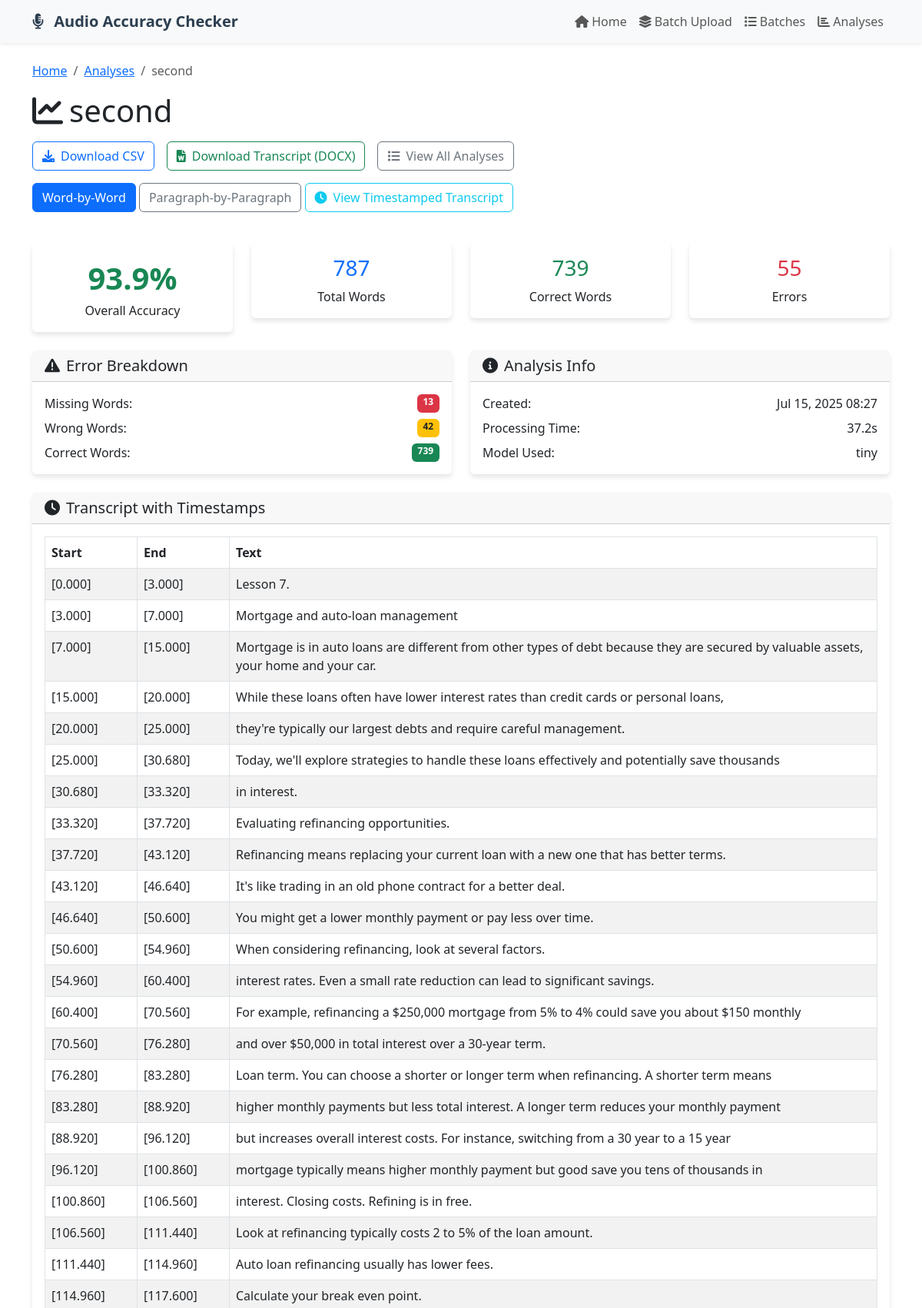
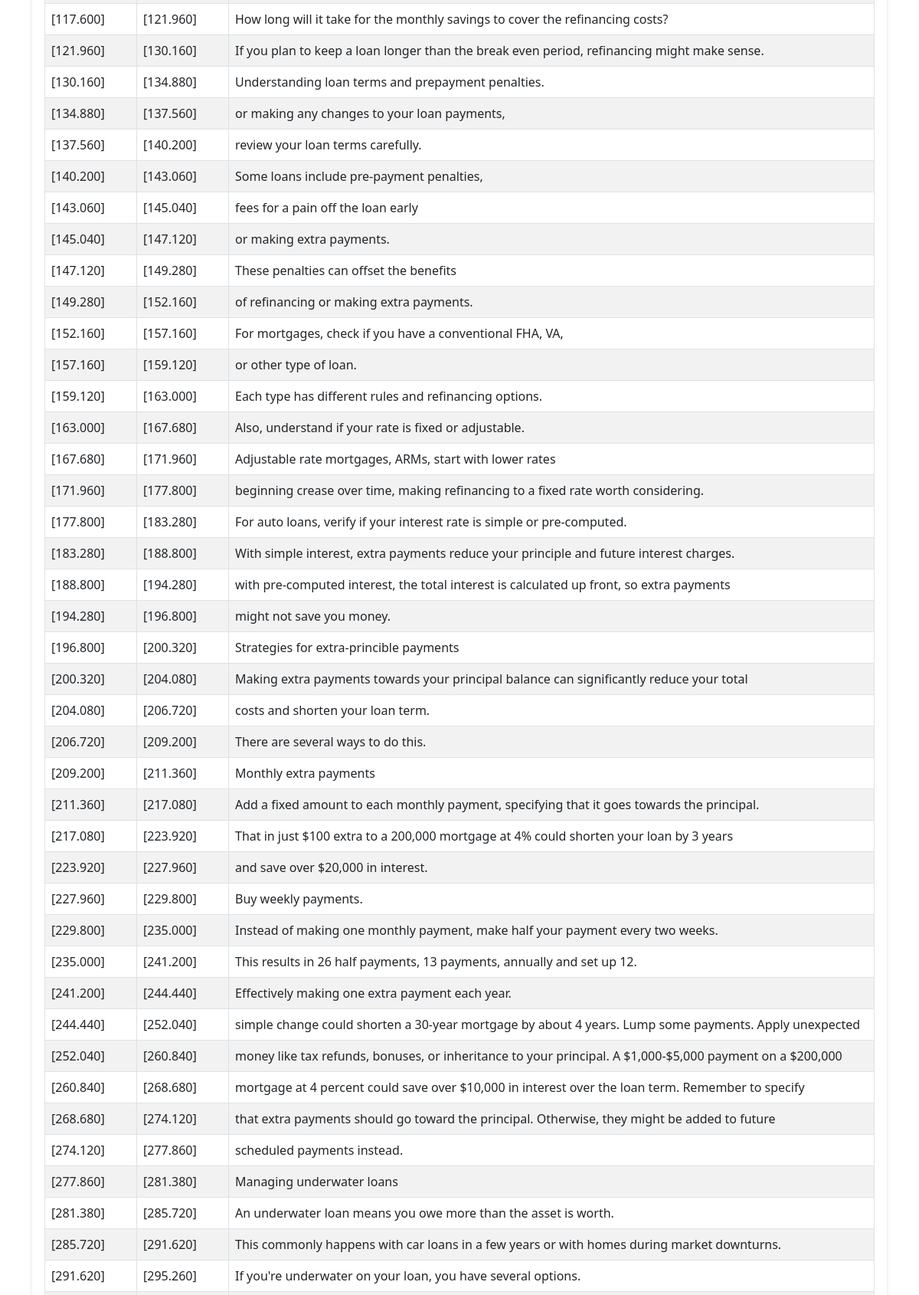
Page /analysis/45/ (upper part) on the committed database (2 pictures, top to bottom).
### audio_checker/models.py (models this page shows, shortened)
class AudioAnalysis(models.Model):
    title = models.CharField(max_length=200)
    script_file = models.FileField(upload_to='scripts/')
    audio_file = models.FileField(upload_to='audio/')
    created_at = models.DateTimeField(auto_now_add=True)
    updated_at = models.DateTimeField(auto_now=True)
    user = models.ForeignKey(User, on_delete=models.CASCADE, null=True, blank=True)
    batch = models.ForeignKey(BatchUpload, on_delete=models.CASCADE, related_name='analyses', null=True, blank=True)
    accuracy_score = models.FloatField(null=True, blank=True)
    total_words = models.IntegerField(default=0)
    correct_words = models.IntegerField(default=0)
    missing_words = models.IntegerField(default=0)
    wrong_words = models.IntegerField(default=0)

### audio_checker/views.py (the view, shortened to what this page needs)
# urls.py: path('analysis/<int:analysis_id>/', views.analysis_detail, name='analysis_detail'),
def analysis_detail(request, analysis_id):
    print("[DEBUG] analysis_detail called")
    analysis = get_object_or_404(AudioAnalysis, id=analysis_id)
    result = None
    segments = []
    try:
        result = analysis.detailed_result
        print(f"[DEBUG] AnalysisResult found: {result}")
        if hasattr(result, 'segments') and result.segments:
            segments = result.segments
        else:
            pass
    except Exception as e:
        print(f"[DEBUG] No AnalysisResult: {e}")
    mode = request.GET.get('mode', 'word')
    paragraph_results = None
    if analysis.accuracy_score == -1:
        messages.error(request, 'Analysis failed. Please try again with a smaller file or different format.')
        return redirect('audio_checker:home')
    comparisons = analysis.word_comparisons.all()
    paginator = Paginator(comparisons, 50)
    page_number = request.GET.get('page')
    page_obj = paginator.get_page(page_number)
    context = {
        'analysis': analysis,
        'page_obj': page_obj,
        'comparisons': page_obj,
        'mode': mode,
        'paragraph_results': paragraph_results,
        'segments': segments,
    }
    return render(request, 'audio_checker/analysis_detail.html', context)

### audio_checker/models.py (called while the page is built)
    def __str__(self):
        return f"Result for {self.analysis.title}"

### audio_checker/templates/audio_checker/analysis_detail.html (shortened to what this page needs)
{% extends 'audio_checker/base.html' %}
{% block content %}
<div class="container mt-4">
    <div class="row mb-4">
        <div class="col">
            <nav aria-label="breadcrumb">
                <ol class="breadcrumb">
                    <li class="breadcrumb-item"><a href="{% url 'audio_checker:home' %}">Home</a></li>
                    <li class="breadcrumb-item"><a href="{% url 'audio_checker:analysis_list' %}">Analyses</a></li>
                    <li class="breadcrumb-item active">{{ analysis.title }}</li>
                </ol>
            </nav>
            <h1 class="mb-3">
                <i class="fas fa-chart-line me-2"></i>{{ analysis.title }}
            </h1>
            <div class="d-flex gap-3 mb-3">
                <a href="{% url 'audio_checker:download_results' analysis.id %}" class="btn btn-outline-primary">
                    <i class="fas fa-download me-2"></i>Download CSV
                </a>
                <a href="{% url 'audio_checker:download_transcript_docx' analysis.id %}" class="btn btn-outline-success">
                    <i class="fas fa-file-word me-2"></i>Download Transcript (DOCX)
                </a>
                <a href="{% url 'audio_checker:analysis_list' %}" class="btn btn-outline-secondary">
                    <i class="fas fa-list me-2"></i>View All Analyses
                </a>
            </div>
            <div class="mb-3">
                <a href="?mode=word" class="btn btn-outline-primary {% if mode == 'word' %}active{% endif %}">Word-by-Word</a>
                <a href="?mode=paragraph" class="btn btn-outline-secondary {% if mode == 'paragraph' %}active{% endif %}">Paragraph-by-Paragraph</a>
                <a href="{% url 'audio_checker:transcript_segments' analysis.id %}" class="btn btn-outline-info">
                    <i class="fas fa-clock me-2"></i>View Timestamped Transcript
                </a>
            </div>
        </div>
    </div>
    <div id="results-section" style="display: none;">
        <div class="row mb-4">
            <div class="col-md-3">
                <div class="card text-center">
                    <div class="card-body">
                        <div class="accuracy-score text-success" id="accuracy-score">
                            {{ analysis.accuracy_score|floatformat:1 }}%
                        </div>
                        <p class="card-text">Overall Accuracy</p>
                    </div>
                </div>
            </div>
            <div class="col-md-3">
                <div class="card text-center">
                    <div class="card-body">
                        <div class="h3 text-primary">{{ analysis.total_words }}</div>
                        <p class="card-text">Total Words</p>
                    </div>
                </div>
            </div>
            <div class="col-md-3">
                <div class="card text-center">
                    <div class="card-body">
                        <div class="h3 text-success">{{ analysis.correct_words }}</div>
                        <p class="card-text">Correct Words</p>
                    </div>
                </div>
            </div>
            <div class="col-md-3">
                <div class="card text-center">
                    <div class="card-body">
                        <div class="h3 text-danger">{{ analysis.missing_words|add:analysis.wrong_words }}</div>
                        <p class="card-text">Errors</p>
                    </div>
                </div>
            </div>
        </div>
        <div class="row mb-4">
            <div class="col-md-6">
                <div class="card">
                    <div class="card-header">
                        <h5 class="mb-0"><i class="fas fa-exclamation-triangle me-2"></i>Error Breakdown</h5>
                    </div>
                    <div class="card-body">
                        <div class="d-flex justify-content-between mb-2">
                            <span>Missing Words:</span>
                            <span class="badge bg-danger">{{ analysis.missing_words }}</span>
                        </div>
                        <div class="d-flex justify-content-between mb-2">
                            <span>Wrong Words:</span>
                            <span class="badge bg-warning text-dark">{{ analysis.wrong_words }}</span>
                        </div>
                        <div class="d-flex justify-content-between">
                            <span>Correct Words:</span>
                            <span class="badge bg-success">{{ analysis.correct_words }}</span>
                        </div>
                    </div>
                </div>
            </div>
            <div class="col-md-6">
                <div class="card">
                    <div class="card-header">
                        <h5 class="mb-0"><i class="fas fa-info-circle me-2"></i>Analysis Info</h5>
                    </div>
                    <div class="card-body">
                        <div class="d-flex justify-content-between mb-2">
                            <span>Created:</span>
                            <span>{{ analysis.created_at|date:"M d, Y H:i" }}</span>
                        </div>
                        <div class="d-flex justify-content-between mb-2">
                            <span>Processing Time:</span>
                            <span id="processing-time">-</span>
                        </div>
                        <div class="d-flex justify-content-between">
                            <span>Model Used:</span>
                            <span id="whisper-model">-</span>
                        </div>
                    </div>
                </div>
            </div>
        </div>
        {% if mode == 'word' %}
        {% if segments %}
        <div class="card mb-4">
            <div class="card-header">
                <h5 class="mb-0"><i class="fas fa-clock me-2"></i>Transcript with Timestamps</h5>
            </div>
            <div class="card-body">
                <div class="table-responsive">
                    <table class="table table-striped table-bordered">
                        <thead>
                            <tr>
                                <th style="width: 120px;">Start</th>
                                <th style="width: 120px;">End</th>
                                <th>Text</th>
                            </tr>
                        </thead>
                        <tbody>
                            {% for seg in segments %}
                            <tr>
                                <td>[{{ seg.start|floatformat:3 }}]</td>
                                <td>[{{ seg.end|floatformat:3 }}]</td>
                                <td>{{ seg.text }}</td>
                            </tr>
                            {% endfor %}
                        </tbody>
                    </table>
                </div>
            </div>
        </div>
        {% endif %}
        {% endif %}
    </div>
</div>
{% endblock %}

### audio_checker/templates/audio_checker/base.html (style rules this page uses)
.card { border: none; box-shadow: 0 4px 6px rgba(0, 0, 0, 0.1); transition: transform 0.2s; }
.accuracy-score { font-size: 2.5rem; font-weight: bold; }

### rows in the picture
AudioAnalysis: title "second", accuracy_score "93.9", total_words "787", correct_words "739", missing_words|add "55", missing_words "13", wrong_words "42", created_at "Jul 15, 2025 08:27"

### other values in the picture
{{ seg.start|floatformat:3 }} "0.000" "3.000" "7.000" "15.000" "20.000" "25.000" "30.680" "33.320" "37.720" "43.120" "46.640" "50.600" "54.960" "60.400" "70.560" "76.280" "83.280" "88.920" "96.120" "100.860" "106.560" "111.440" "114.960" "117.600" "121.960" "130.160" "134.880" "137.560" "140.200" "143.060" "145.040" "147.120" "149.280" "152.160" "157.160" "159.120" "163.000" "167.680" "171.960" "177.800" "183.280" "188.800" "194.280" "196.800" "200.320" "204.080" "206.720" "209.200" "211.360" "217.080" "223.920" "227.960" "229.800" "235.000" "241.200" "244.440" "252.040" "260.840" "268.680" "274.120" "277.860" "281.380" "285.720" "291.620"
{{ seg.end|floatformat:3 }} "3.000" "7.000" "15.000" "20.000" "25.000" "30.680" "33.320" "37.720" "43.120" "46.640" "50.600" "54.960" "60.400" "70.560" "76.280" "83.280" "88.920" "96.120" "100.860" "106.560" "111.440" "114.960" "117.600" "121.960" "130.160" "134.880" "137.560" "140.200" "143.060" "145.040" "147.120" "149.280" "152.160" "157.160" "159.120" "163.000" "167.680" "171.960" "177.800" "183.280" "188.800" "194.280" "196.800" "200.320" "204.080" "206.720" "209.200" "211.360" "217.080" "223.920" "227.960" "229.800" "235.000" "241.200" "244.440" "252.040" "260.840" "268.680" "274.120" "277.860" "281.380" "285.720" "291.620" "295.260"
{{ seg.text }} "Lesson 7." "Mortgage and auto-loan management" "Mortgage is in auto loans are different from other types of debt because they are secured by valuable assets, your home and your car." "While these loans often have lower interest rates than credit cards or personal loans," "they're typically our largest debts and require careful management." "Today, we'll explore strategies to handle these loans effectively and potentially save thousands" "in interest." "Evaluating refinancing opportunities." "Refinancing means replacing your current loan with a new one that has better terms." "It's like trading in an old phone contract for a better deal." "You might get a lower monthly payment or pay less over time." "When considering refinancing, look at several factors." "interest rates. Even a small rate reduction can lead to significant savings." "For example, refinancing a $250,000 mortgage from 5% to 4% could save you about $150 monthly" "and over $50,000 in total interest over a 30-year term." "Loan term. You can choose a shorter or longer term when refinancing. A shorter term means" "higher monthly payments but less total interest. A longer term reduces your monthly payment" "but increases overall interest costs. For instance, switching from a 30 year to a 15 year" "mortgage typically means higher monthly payment but good save you tens of thousands in" "interest. Closing costs. Refining is in free." "Look at refinancing typically costs 2 to 5% of the loan amount." "Auto loan refinancing usually has lower fees." "Calculate your break even point." "How long will it take for the monthly savings to cover the refinancing costs?" "If you plan to keep a loan longer than the break even period, refinancing might make sense." "Understanding loan terms and prepayment penalties." "or making any changes to your loan payments," "review your loan terms carefully." "Some loans include pre-payment penalties," "fees for a pain off the loan early" "or making extra payments." "These penalties can offset the benefits" "of refinancing or making extra payments." "For mortgages, check if you have a conventional FHA, VA," "or other type of loan." "Each type has different rules and refinancing options." "Also, understand if your rate is fixed or adjustable." "Adjustable rate mortgages, ARMs, start with lower rates" "beginning crease over time, making refinancing to a fixed rate worth considering." "For auto loans, verify if your interest rate is simple or pre-computed." "With simple interest, extra payments reduce your principle and future interest charges." "with pre-computed interest, the total interest is calculated up front, so extra payments" "might not save you money." "Strategies for extra-princible payments" "Making extra payments towards your principal balance can significantly reduce your total" "costs and shorten your loan term." "There are several ways to do this." "Monthly extra payments" "Add a fixed amount to each monthly payment, specifying that it goes towards the principal." "That in just $100 extra to a 200,000 mortgage at 4% could shorten your loan by 3 years" "and save over $20,000 in interest." "Buy weekly payments." "Instead of making one monthly payment, make half your payment every two weeks." "This results in 26 half payments, 13 payments, annually and set up 12." "Effectively making one extra payment each year." "simple change could shorten a 30-year mortgage by about 4 years. Lump some payments. Apply unexpected" "money like tax refunds, bonuses, or inheritance to your principal. A $1,000-$5,000 payment on a $200,000" "mortgage at 4 percent could save over $10,000 in interest over the loan term. Remember to specify" "that extra payments should go toward the principal. Otherwise, they might be added to future" "scheduled payments instead." "Managing underwater loans" "An underwater loan means you owe more than the asset is worth." "This commonly happens with car loans in a few years or with homes during market downturns." "If you're underwater on your loan, you have several options."
